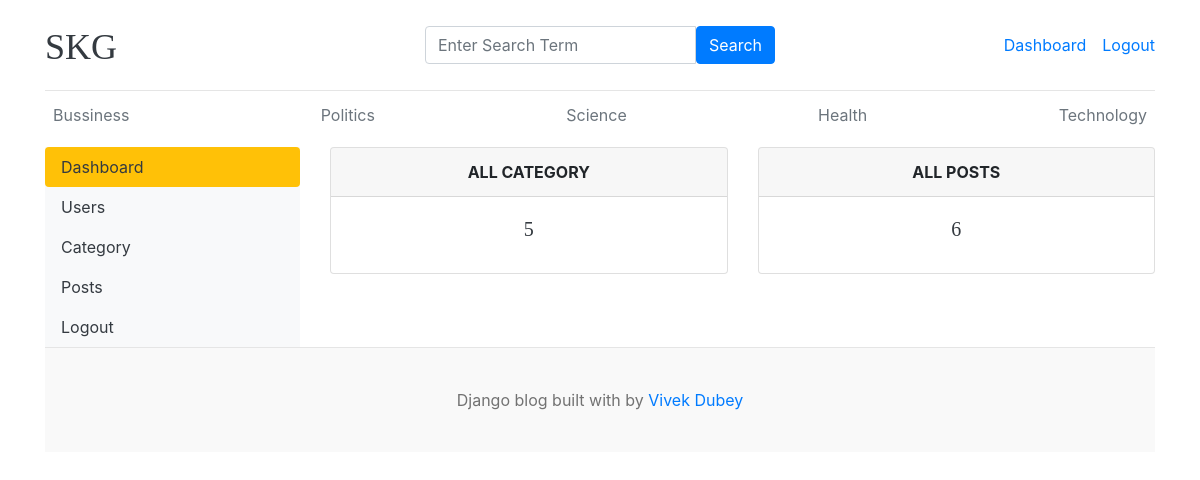
The page /dashboard/ (signed in) on the database its author committed.
### articles/models.py (models this page shows, shortened)
class Category(models.Model):
    category_name = models.CharField(max_length=50, unique=True)
    created_at = models.DateTimeField(auto_now_add=True)
    updated_at = models.DateTimeField(auto_now=True)
    class Meta:
        verbose_name_plural = 'categories'

### dashboard/views.py (the view)
# urls.py: path('dashboard/', include('dashboard.urls'))
@login_required(login_url='login')
def dashboard(request):
    category_count = Category.objects.count()
    blogs_count = Blog.objects.count()
    context = {
        'category_count': category_count,
        'blogs_count': blogs_count,
    }
    return render(request, 'dashboard/dashboard.html', context)

### articles/context_processor.py (called while the page is built)
def get_categories(request):
    categories = Category.objects.all()
    return dict(categories=categories)

def get_social_links(request):
    social_links =SocialLink.objects.all()
    return dict(social_links=social_links)

### templates/dashboard/dashboard.html
{% extends 'base.html' %} {% block content %}
<div class="row">
{% include "dashboard/sidebar.html" %}
  <div class="col-md-9">
    <div class="row">
      <div class="col">
        <div class="card border-default mb-3">
          <div class="card-header text-center text-uppercase font-weight-bold">
            All Category
          </div>
          <div class="card-body text-dark">
            <h5 class="card-title text-center">{{category_count}}</h5>
          </div>
        </div>
      </div>
      <div class="col">
        <div class="card border-default mb-3">
          <div class="card-header text-center text-uppercase font-weight-bold">
            All Posts
          </div>
          <div class="card-body text-dark">
            <h5 class="card-title text-center">{{blogs_count}}</h5>
          </div>
        </div>
      </div>
    </div>
  </div>
</div>
{% endblock %}

### templates/base.html (shortened to what this page needs)
{% load static %}
<!doctype html>
<html lang="en">
  <head>
    <link
      href="https://getbootstrap.com/docs/4.0/dist/css/bootstrap.min.css"
      rel="stylesheet"
    />
    <link rel="stylesheet" href="https://cdnjs.cloudflare.com/ajax/libs/font-awesome/4.7.0/css/font-awesome.min.css">
    <link href="{% static 'css/blog.css' %}" rel="stylesheet" />
  </head>
  <body>
    <div class="container">
      <header class="blog-header py-3">
        <div class="row flex-nowrap justify-content-between align-items-center">
          <div class="col-4 pt-1">
            <a class="blog-header-logo text-dark" href="/">SKG</a>
          </div>
          <div class="col-4">
            <form action="{% url "search" %}" method="GET">
              <div class="input-group">
              <input
                type="text"
                class="form-control"
                placeholder="Enter Search Term"
                name="keyword"
                value="{{keyword}}"
              >
              <button
                class="btn btn-primary"
                type="submit"
              >
                Search
              </button>
            </div>
            </form>
          </div>
          <div class="col-4 d-flex justify-content-end align-items-center">
            {% if not user.is_authenticated %}
            <a class="btn btn-sm btn-warning" href="{% url 'login' %}">Login</a> &nbsp;
            <a class="btn btn-sm btn-outline-secondary" href="{% url "register" %}">Register</a>
            {% else %}
            <span><a href="{% url 'dashboard' %}">Dashboard</a></span>
            <span><a href="{% url 'logout' %}">Logout</a></span>
            {% endif %}
          </div>
        </div>
      </header>
      <div class="nav-scroller py-1 mb-2">
        <nav class="nav d-flex justify-content-between">
          {% for cat in categories %}
          <a class="p-2 text-muted" href="{% url 'post_by_category' cat.id %}"> {{cat.category_name}}</a>
          {% endfor %}
        </nav>
      </div>
{% block content %}
{% endblock%}
    <footer class="blog-footer">
      <p>Django blog built with by <a href="#">Vivek Dubey</a></p>
    </footer>
  </body>
</html>

### static/css/blog.css (style rules this page uses)
.blog-header { border-bottom: 1px solid #e5e5e5; }
.blog-header-logo { font-family: "Playfair Display", Georgia, "Times New Roman", serif; font-size: 2.25rem; }
h1, h2, h3, h4, h5, h6 { font-family: "Playfair Display", Georgia, "Times New Roman", serif; }
.blog-footer { padding: 2.5rem 0; color: #727272; text-align: center; background-color: #f9f9f9; border-top: .05rem solid #e5e5e5; }
.blog-footer p:last-child { margin-bottom: 0; }

### rows shown on the page
Category: category_name "Bussiness"
Category: category_name "Politics"
Category: category_name "Science"
Category: category_name "Health"
Category: category_name "Technology"

### other values the page prints
{{ category_count }} "5"
{{ blogs_count }} "6"
